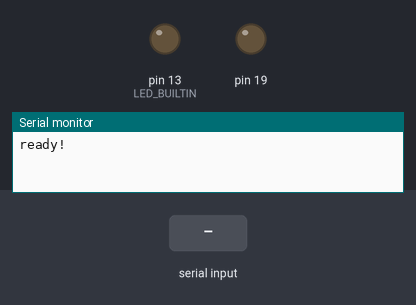
This sketch was run on a simulated Arduino Uno, built with avr-gcc and run on an emulated ATmega328P. On the bench: output pins drawn as LEDs (lit = HIGH), the last lines printed to the serial monitor. The test bench sets the inputs (shaded band).

Above: at 1.2 s.
1.3 s: "1" received over Serial
At 2.5 s:
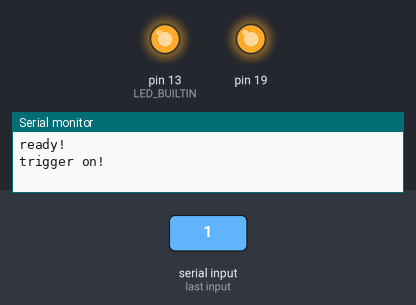
Timing chart, 0 to 7.8 s (numbered marks = the images above; inputs shaded):
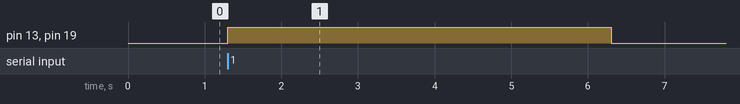

The sketch:

trigger.ino
```cpp
int currentState = HIGH;
int lastState = HIGH;
unsigned long lastTriggerTime = -1;

void setup() {
  Serial.begin(9600);
  pinMode(19, OUTPUT);
  pinMode(LED_BUILTIN, OUTPUT);
  Serial.println("ready!");

  //digitalWrite(A1, HIGH);
}

void loop() {
  if (Serial.available() > 0) {
    while (Serial.read() > -1);
    trigger(true);
  }

  if (lastTriggerTime != -1) {
    if (millis() - lastTriggerTime > 5000) {
      trigger(false);
    }
  }
}

void trigger(bool toggle) {
  if (toggle) {
    Serial.println("trigger on!");
    digitalWrite(19, HIGH);
    digitalWrite(LED_BUILTIN, HIGH);
    lastTriggerTime = millis();
  }else{
    Serial.println("trigger off!");
    digitalWrite(19, LOW);
    digitalWrite(LED_BUILTIN, LOW);
    lastTriggerTime = -1;
  }
}
```

Measured:
- after the input at 1.3 s, pin 13 (LED_BUILTIN), pin 19: LOW → HIGH at once, → LOW 5.0 s later
